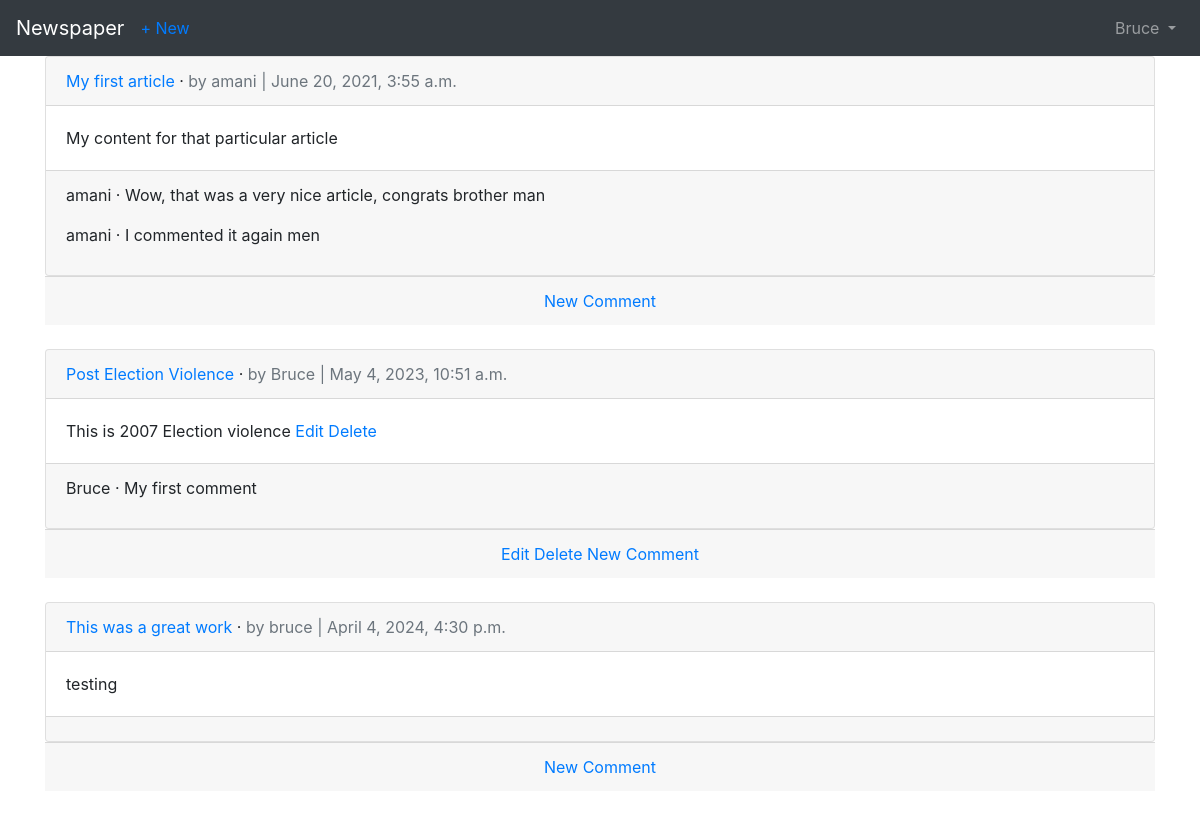
Page /articles/ (signed in) on the committed database.
### accounts/models.py (models this page shows)
class CustomUser(AbstractUser):
    age = models.PositiveIntegerField(null=True, blank=True)

### articles/models.py (models this page shows, shortened)
class Article(models.Model):
    title = models.CharField(max_length=255)
    body = models.TextField()
    date = models.DateTimeField(auto_now_add=True)
    author = models.ForeignKey(
        get_user_model(),
        on_delete=models.CASCADE,
    )
    def get_absolute_url(self):
        return reverse('article_detail', args=[str(self.id)])

class Comment(models.Model):  # new
    article = models.ForeignKey(Article, on_delete=models.CASCADE)
    comment = models.CharField(max_length=140)
    author = models.ForeignKey(
        get_user_model(),
        on_delete=models.CASCADE,
        related_name='comments',  # new
    )
    def __str__(self):
        return self.comment

### articles/views.py (the view)
# urls.py: path('', ArticleListView.as_view(), name='article_list'),
class ArticleListView(LoginRequiredMixin, ListView):
    model = Article
    template_name = 'article_list.html'

### templates/article_list.html
{% extends 'base.html' %} 295444 {% block title %} Articles {% endblock title %}
{% block content %} {% for article in article_list %}
<div class="card">
  <div class="card-header">
    <span class="fw-bold">
      <a href="{{ article.get_absolute_url }}">{{ article.title }}</a>
    </span>
    &middot;
    <span class="text-muted">by {{ article.author }} | {{ article.date }}</span>
  </div>
  <div class="card-body">
    {{ article.body }} {% if article.author.pk == request.user.pk %}
    <a href="{% url 'article_edit' article.pk %}">Edit</a>
    <a href="{% url 'article_delete' article.pk %}">Delete</a>
    {% endif %}
  </div>
  <div class="card-footer">
    {% for comment in article.comment_set.all %}
    <p>
      <span class="fw-bold"> {{ comment.author }} &middot; </span>
      {{ comment }}
    </p>
    {% endfor %}
  </div>
</div>
<div class="card-footer text-center text-muted">
  {% if article.author.pk == request.user.pk %}
  <a href="{% url 'article_edit' article.pk %}">Edit</a>
  <a href="{% url 'article_delete' article.pk %}">Delete</a>
  {% endif %}
  <a href="{{ article.get_absolute_url }}">New Comment</a>
</div>
<br />
{% endfor %} {% endblock content %}

### templates/base.html (shortened to what this page needs)
<!DOCTYPE html>
<html>
<head>
  <link rel="stylesheet" href="https://stackpath.bootstrapcdn.com/bootstrap/4.5.0/css/bootstrap.min.css"
 />
</head>
<body>
  <nav class="navbar navbar-expand-lg navbar-dark bg-dark">
    <a class="navbar-brand" href="{% url 'home' %}">Newspaper</a>
    {% if user.is_authenticated %}
    <ul class="navbar-nav mr-auto">
      <li class="nav-item"><a href="{% url 'article_new' %}">+ New</a></li>
    </ul>
    {% endif %}
    <div class="collapse navbar-collapse" id="navbarSupportedContent">
      {% if user.is_authenticated %}
      <ul class="navbar-nav ml-auto">
        <li class="nav-item">
          <a class="nav-link dropdown-toggle" href="#" id="navbarDropdown" role="button" data-toggle="dropdown"
            aria-haspopup="true" aria-expanded="false">
            {{ user.username }}
          </a>
        </li>
      </ul>
      {% else %}
      <form class="form-inline ml-auto">
        <a href={% url 'login' %} class="btn btn-outline-secondary"> Log In</a>
        <a href={% url 'signup' %} class="btn btn-primary ml-2"> Sign up</a>
      </form>
      {% endif %}
    </div>
  </nav>
  <main>
    <div class="container">{% block content %} {% endblock content %}</div>
  </main>
</body>
</html>

### rows in the picture
CustomUser: username "Bruce"
Article: title "My first article", author "amani", date "June 20, 2021, 3:55 a.m.", body "My content for that particular article"
Comment: author "amani", comment "Wow, that was a very nice article, congrats brother man"
Comment: author "amani", comment "I commented it again men"
Article: title "Post Election Violence", author "Bruce", date "May 4, 2023, 10:51 a.m.", body "This is 2007 Election violence", shows "Edit", shows "Delete"
Comment: author "Bruce", comment "My first comment"
Article: title "This was a great work", author "bruce", date "April 4, 2024, 4:30 p.m.", body "testing"
